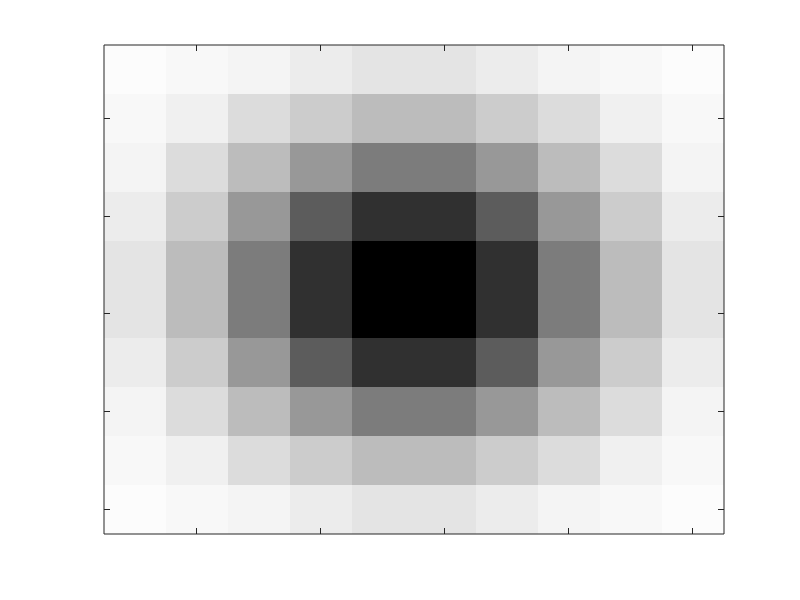

Recreate this plot in MATLAB. (Note: this script raises an error after producing the figure.)
% Victor Z
% UW-Madison, 2020
% illustrate 2D Gauss filter
clc;  clear all; close all hidden; 
format short 

% specify mean and covariance 
mu = [0 0];
Sigma = [2 0; 0 2]; % nocorrelation

% evaluate probability density function in domain(-3,3 and -3,3)
nmesh = 10;
x1 = linspace(-3,3,nmesh); x2 = linspace(-3,3,nmesh); 
[X1,X2] = meshgrid(x1,x2); % create mesh
F = mvnpdf([X1(:) X2(:)],mu,Sigma); % pdf on mesh
F = reshape(F,length(x2),length(x1));

Fc=round(100*F)

figure(1)
c=linspace(0.99,0.0,64)';
C=[c,c,c];
imagesc(100*F)
colormap(C);
set(gca,'FontSize',14)
set(gca,'xticklabel',[])
set(gca,'yticklabel',[])
print -depsc 2DGaussianfield.eps

input.data = Fc;
input.dataFormat = {'%.0f'};
input.makeCompleteLatexDocument = 1;
latex = latexTable(input);

% save LaTex code as file
fid=fopen('MyMatrix.tex','w');
[nrows,ncols] = size(latex);
for row = 1:nrows
    fprintf(fid,'%s\n',latex{row,:});
end
fclose(fid);


